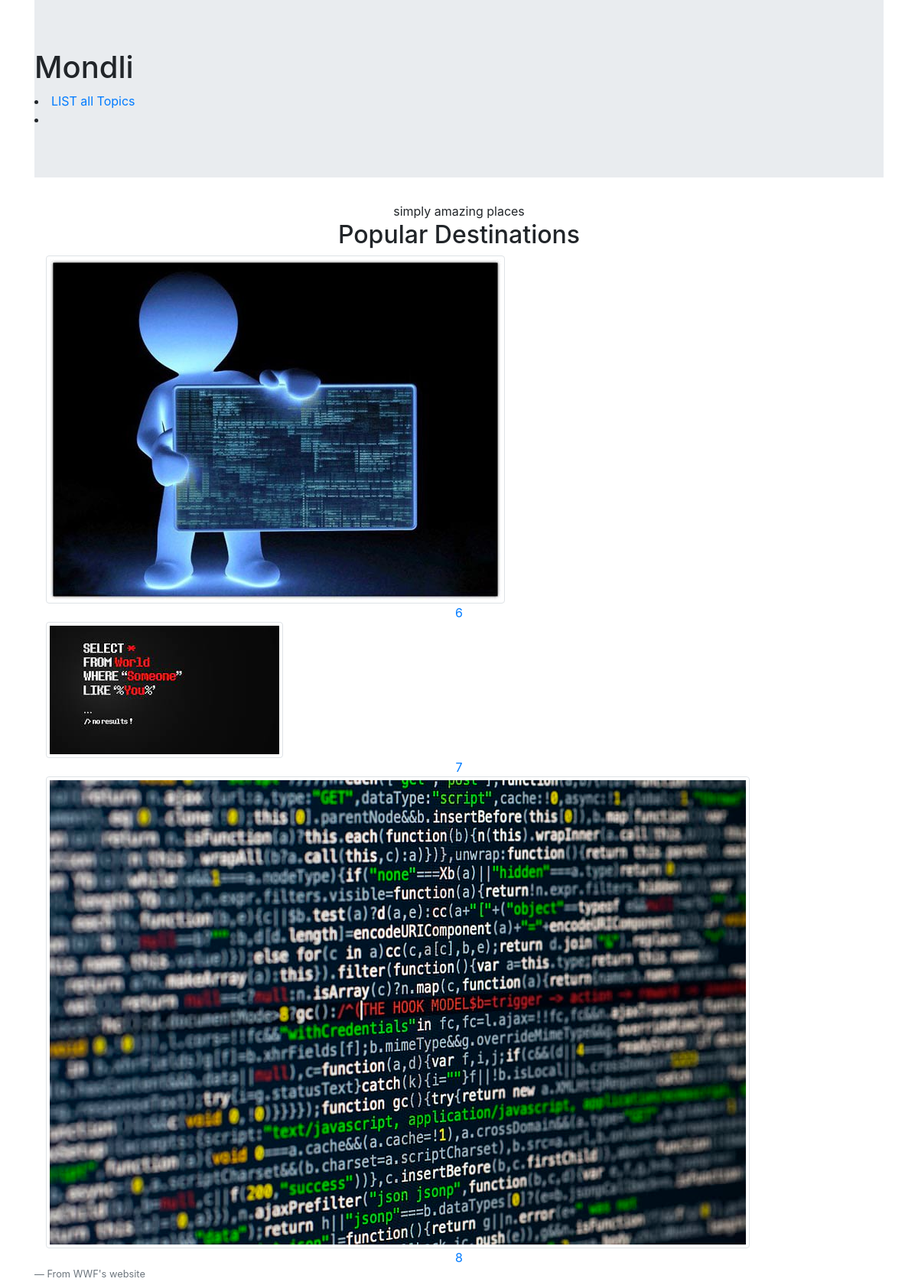
The page / on the database its author committed.
### myApp/models.py (models this page shows)
class destination(models.Model):
    Title=models.CharField(max_length=256)
    topic=models.CharField(max_length=256)
    article=models.TextField()
    createdAt=models.DateTimeField(auto_now_add=True)
    img=models.ImageField(upload_to='pics')
    desc=models.TextField()

### myApp/views.py (the view)
# urls.py: 2. Add a URL to urlpatterns:  path('', views.home, name='home')
def home(request):
    dests= destination.objects.all()
    return render(request,'home.html',{'desti':dests})

### template/home.html (shortened to what this page needs)
{% load static %}
<!doctype html>
<html lang="en";>
  <head>
    <link rel="stylesheet" href="https://cdn.jsdelivr.net/npm/bootstrap@4.3.1/dist/css/bootstrap.min.css">
  </head>
  <body>
  <div class="container">
    <div class="jumbotron jumbotron-fluid">
      <h1>Mondli</h1>
      <li><a href="{% url 'myApp:list' %}">LIST all Topics</a><li>
    </div>
  </div>
    <div class="destinations" id="destinations">
        <div class="container">
            <div class="row">
                <div class="col text-center">
                    <div class="section_subtitle">simply amazing places</div>
                    <div class="section_title">
                        <h2>Popular Destinations</h2>
                    </div>
                </div>
            </div>
            <div class="row destinations_row">
                <div class="col">
                    <div class="destinations_container item_grid">
                        {% for dest in desti %}
                        <div class="destination_image">
                            <div class="col"><img href="#" src="{{dest.img.url}}" alt="" class="img-thumbnail"></div>
                            <div class="spec_offer text-center"><a href="{% url 'myApp:details' id=dest.id %}">{{dest.id}}</a></div>
                        </div>
                        {% endfor %}
                    </div>
                </div>
            </div>
        </div>
    </div>
    <div class="container">
        <footer class="blockquote-footer">From WWF's website</footer>
    </div>
  </body>
</html>

### rows shown on the page
destination: img (picture), id "6"
destination: img (picture), id "7"
destination: img (picture), id "8"
